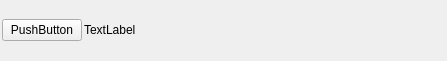
<ui version="4.0" >
 <class>RuleGroupPanel</class>
 <widget class="QWidget" name="RuleGroupPanel" >
  <property name="geometry" >
   <rect>
    <x>0</x>
    <y>0</y>
    <width>447</width>
    <height>61</height>
   </rect>
  </property>
  <property name="windowTitle" >
   <string>Form</string>
  </property>
  <layout class="QGridLayout" >
   <property name="leftMargin" >
    <number>2</number>
   </property>
   <property name="topMargin" >
    <number>2</number>
   </property>
   <property name="rightMargin" >
    <number>2</number>
   </property>
   <property name="bottomMargin" >
    <number>2</number>
   </property>
   <property name="horizontalSpacing" >
    <number>2</number>
   </property>
   <property name="verticalSpacing" >
    <number>2</number>
   </property>
   <item row="0" column="0" >
    <widget class="QPushButton" name="showHideRuleGroupButton" >
     <property name="text" >
      <string>PushButton</string>
     </property>
    </widget>
   </item>
   <item row="0" column="2" >
    <widget class="QLabel" name="ruleGroupName" >
     <property name="text" >
      <string>TextLabel</string>
     </property>
    </widget>
   </item>
   <item row="0" column="6" >
    <spacer>
     <property name="orientation" >
      <enum>Qt::Horizontal</enum>
     </property>
     <property name="sizeHint" >
      <size>
       <width>40</width>
       <height>20</height>
      </size>
     </property>
    </spacer>
   </item>
  </layout>
 </widget>
 <resources/>
 <connections/>
</ui>
